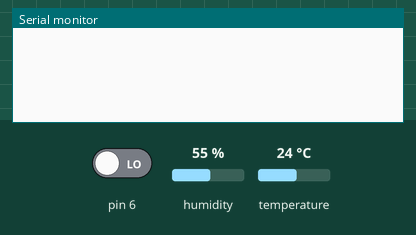
Simulated run of this sketch. Board: Arduino Uno, built with avr-gcc and run on an emulated ATmega328P. On the bench: the last lines printed to the serial monitor. The test bench sets the inputs (shaded band); at power-on: pin 6 LOW, humidity 55 %, temperature 24 °C.

Above: at 2.8 s.
2.9 s: pin 6 driven HIGH
At 4.4 s:
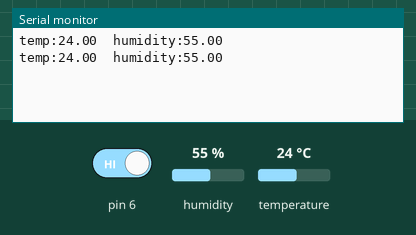
5.5 s: humidity set to 22 %
At 6.8 s:
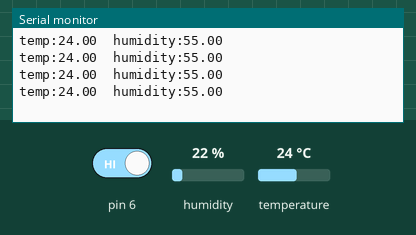
7.0 s: temperature set to 12 °C
At 8.4 s:
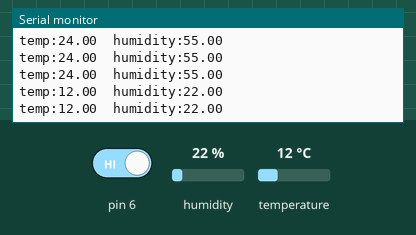
8.5 s: humidity set to 40 %
At 9.8 s:
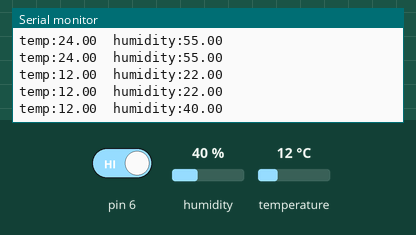
Timing chart, 0 to 11.0 s (numbered marks = the images above; inputs shaded):
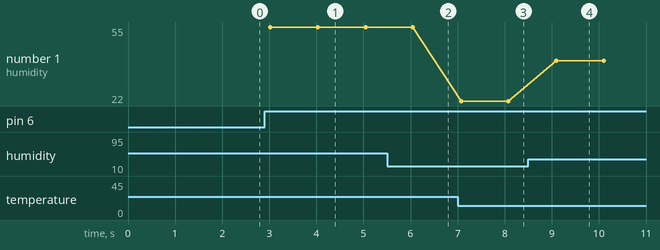

The sketch:

DHT.ino
```cpp
#include<DHT.h>
#define dht_pin 5
#define dht_type DHT11
DHT dht(dht_pin,dht_type);
void setup() {
  // put your setup code here, to run once:
Serial.begin(9600);
dht.begin();
pinMode(dht_pin,INPUT);
pinMode(6,INPUT);
}

void loop() {
  // put your main code here, to run repeatedly:
  int q=digitalRead(6);
  if(q==HIGH)
  {
    float data1=dht.readTemperature();
    float data2=dht.readHumidity();
    Serial.print("temp:");
    Serial.print(data1);
    Serial.print("\thumidity:");
    Serial.print(data2);
     Serial.println();

  }
  delay(1000);

}
```

Measured:
- after the input at 2.9 s, the serial monitor: prints a new line after 0.12 s (image 1)
- after the input at 7.0 s, the serial monitor: prints a new line after 0.07 s (image 3)
- after the input at 8.5 s, the serial monitor: prints a new line after 0.60 s (image 4)
- plotted number 1: 22 → 40 after the input at 8.5 s
